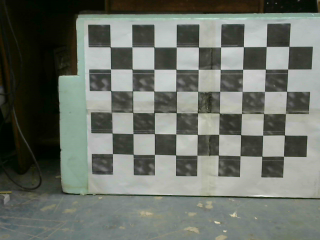
#> input picture calibration_images/left/chessboard-L0.png, 320 x 240 px; its folder holds only this picture in this run
$ python calibrate.py   (older library calls are emulated)
#> lines starting #> are read from the running program, lines starting #| are printed output that depends on the picture
import numpy as np # version: '1.14.0'
import cv2 # version: '3.1.0'
import glob
import pickle
import os


criteria = (cv2.TERM_CRITERIA_EPS + cv2.TERM_CRITERIA_MAX_ITER, 30, 0.001)
criteria_stereo= (cv2.TERM_CRITERIA_EPS + cv2.TERM_CRITERIA_MAX_ITER, 30, 0.001)
# Set root directory.
rootDir ='/home/kajal/Desktop/A/newstereo'
print('\nrootDir = {}\n'.format(rootDir))

# Set parameter directory.
dir_calib_parameter = '/home/kajal/Desktop/A/newstereo/calibration_params'
# Set original frames directory.
dir_original_L = '/home/kajal/Desktop/A/newstereo/calibration_images/left'
dir_original_R = '/home/kajal/Desktop/A/newstereo/calibration_images/right'
# Set calibration process frames directory.
dir_calib_process = '/home/kajal/Desktop/A/newstereo/calibrated_frames'
print (dir_original_L)

# Frames resolution.
widthPixel = 640
heightPixel = 480

# The inner corner numbers of calibration chessboard.
Nx = 9
Ny = 6

# prepare object points, like (0,0,0), (1,0,0), (2,0,0) ....,(6,5,0)
objp = np.zeros((Nx*Ny,3), np.float32)
objp[:,:2] = np.mgrid[0:Ny,0:Nx].T.reshape(-1,2)

# Arrays to store object points and image points from all the images.
objpoints = [] # 3d point in real world space
imgpointsL = [] # 2d points in image plane.
imgpointsR = [] # 2d points in image plane.

# Load original frames.
os.chdir(dir_original_L) # Change dir to the path of left frames.
imagesL = glob.glob('*.png') # Grab all jpg file names.
imagesL.sort() # Sort frame file names.
os.chdir(dir_original_R) # Change dir to the path of right frames.
imagesR = glob.glob('*.png') # Grab all jpg file names.
imagesR.sort() # Sort frame file names.

# Check if the number of images in two folders are same.
if len(imagesL) != len(imagesR):
    print('Error: the image numbers of left and right cameras must be the same!')
    exit()
n = 0
for i in range(len(imagesL)):
    # imgL = cv2.imread(imagesL[i])
    # imgR = cv2.imread(imagesR[i])
    # cv2.imshow("l",imgL)
    os.chdir(dir_original_L)
    imgL = cv2.imread(imagesL[i])
#> imgL is the input picture: shape (240, 320, 3); mean B, G, R 103.6, 112.2, 107
    os.chdir(dir_original_R)
    imgR = cv2.imread(imagesR[i])
    grayL = cv2.cvtColor(imgL,cv2.COLOR_BGR2GRAY)
    grayR = cv2.cvtColor(imgR,cv2.COLOR_BGR2GRAY)


    # Find the chess board corners for left camera.
    retL, cornersL = cv2.findChessboardCorners(grayL,(Ny,Nx),None)
#> retL = True; cornersL = 54 rows, first 8: [112.4, 153.5], [112.1, 133.1], [111.2, 112.9], [110.8, 90.55], [110.5, 69.07], [110.2, 46.81], [133, 154.4], [133, 133.7]
    # Find the chess board corners for right camera.
    retR, cornersR = cv2.findChessboardCorners(grayR,(Ny,Nx),None)
#> retR = True; cornersR has the same summary as cornersL

    # If both are found, add object points, image points (after refining them)
    if retL and retR:
        n += 1
        print('n = {}'.format(n))
        objpoints.append(objp)

        cornersL2 = cv2.cornerSubPix(grayL,cornersL,(11,11),(-1,-1),criteria)
#> cornersL2 = 54 rows, first 8: [112.5, 153.7], [112.1, 133], [111.4, 112.1], [110.4, 90.42], [110.5, 69.35], [110.2, 46.86], [133.2, 154.4], [133, 133.6]
        imgpointsL.append(cornersL2)

        cornersR2 = cv2.cornerSubPix(grayR,cornersR,(11,11),(-1,-1),criteria)
#> cornersR2 has the same summary as cornersL2
        imgpointsR.append(cornersR2)

        # [8 lines of commented-out code are left out]
        os.chdir(dir_calib_process)
        cv2.imwrite(imagesL[i] + '_cornersl.jpg', imgL)
        cv2.imwrite(imagesR[i] + '_cornersr.jpg', imgR)

cv2.waitKey(1) # Wait program to close the last window.
# Calculate the camera matrix, distortion coefficients, rotation and translation vectors etc.
print('Calculating the camera matrix, distortion coefficients, rotation and translation vectors...')

print('yess')
print(imgR.shape[::-1])
#| (3, 320, 240)
retR, mtxR, distR, rvecsR, tvecsR = cv2.calibrateCamera(objpoints,
                                                        imgpointsR,
                                                        (320,240),imgR.shape[2],None,None)
#> retR = 0.308; mtxR = [[507.1, 0, 136.6], [0, 513.6, 91.64], [0, 0, 1]]; distR = [[-0.0769, 4.41, -0.0081, -0.0164, -31.95]]; rvecsR = ([0.0691, 0.219, -1.57],); tvecsR = ([-1.15, 2.91, 24.01],)
print("before 1")
hR,wR= grayR.shape[:2]
#> hR = 240; wR = 320
OmtxR, roiR= cv2.getOptimalNewCameraMatrix(mtxR,distR,(wR,hR),1,(wR,hR))
#> OmtxR = [[470.4, 0, 129.5], [0, 457.8, 89.15], [0, 0, 1]]; roiR = (5, 9, 293, 211)

print("before 2")
print(imgL.shape[::-1])
#| (3, 320, 240)
retL, mtxL, distL, rvecsL, tvecsL = cv2.calibrateCamera(objpoints,
                                                        imgpointsL,
                                                        (320,240),imgL.shape[2],None,None)
#> retL = 0.308; mtxL = [[507.1, 0, 136.6], [0, 513.6, 91.64], [0, 0, 1]]; distL = [[-0.0769, 4.41, -0.0081, -0.0164, -31.95]]; rvecsL = ([0.0691, 0.219, -1.57],); tvecsL = ([-1.15, 2.91, 24.01],)
print("before 3")
hL,wL= grayL.shape[:2]
#> hL = 240; wL = 320
OmtxL, roiL= cv2.getOptimalNewCameraMatrix(mtxL,distL,(wL,hL),1,(wL,hL))
#> OmtxL = [[470.4, 0, 129.5], [0, 457.8, 89.15], [0, 0, 1]]; roiL = (5, 9, 293, 211)

print('Done.\n')

CamParasL = {'mtxL':mtxL, 'distL':distL, 'rvecsL':rvecsL, 'tvecsL':tvecsL}
#> CamParasL = {'mtxL': [[507.1, 0, 136.6], [0, 513.6, 91.64], [0, 0, 1]], 'distL': [[-0.0769, 4.41, -0.0081, -0.0164, -31.95]], 'rvecsL': ([0.0691, 0.219, -1.57],), 'tvecsL': ([-1.15, 2.91, 24.01],)}
CamParasR = {'mtxR':mtxR, 'distR':distR, 'rvecsR':rvecsR, 'tvecsR':tvecsR}
#> CamParasR = {'mtxR': [[507.1, 0, 136.6], [0, 513.6, 91.64], [0, 0, 1]], 'distR': [[-0.0769, 4.41, -0.0081, -0.0164, -31.95]], 'rvecsR': ([0.0691, 0.219, -1.57],), 'tvecsR': ([-1.15, 2.91, 24.01],)}

# Save calibration parameters.
print('Saving calibration parameters...')
os.chdir(dir_calib_parameter)

pickle.dump(CamParasL, open('CamParasL.p', 'wb') )
pickle.dump(CamParasR, open('CamParasR.p', 'wb') )
print('Done.\n')

# Load the dictionary back from the pickle file.
#CamParasStereo = pickle.load( open( 'CamParasStereo.p', 'rb' ) )
os.chdir(dir_calib_parameter)
CamParasL = pickle.load( open('CamParasL.p', 'rb' ) )
CamParasR = pickle.load( open('CamParasR.p', 'rb' ) )
CamParasL.keys()
CamParasR.keys()

# Restore calibration parameters from loaded dictionary.
mtxL = CamParasL['mtxL']
distL = CamParasL['distL']
rvecsL = CamParasL['rvecsL']
tvecsL = CamParasL['tvecsL']
mtxR = CamParasR['mtxR']
distR = CamParasR['distR']
rvecsR = CamParasR['rvecsR']
tvecsR = CamParasR['tvecsR']

# Stereo Calibration.
# cv2.stereoCalibrate Calculate the rectify parameters for stereo cameras.
print('Cacluating the rectify parameters for stereo cameras...')
# cv2.stereoRectify Computes the rotation matrices for each camera that(virtually) make both image planes the same plane. The function takes the matrices computed by stereoCalibrate() as imput.
'''
Usage:
rotationMatrixL, rotationMatrixR, projectionMatrixL, projectionMatrixR, disp2depthMappingMatrix, validPixROI1, validPixROI2 = cv2.stereoRectify(cameraMatrixL, distCoeffsL, cameraMatrixR, distCoeffsR, (widthPixel,heightPixel), rotationMatrix, translationVector, alpha=1, newImageSize=(0,0))
'''

flags = 0
flags |= cv2.CALIB_FIX_INTRINSIC
retS, MLS, dLS, MRS, dRS, R, T, E, F= cv2.stereoCalibrate(objpoints,
                                                          imgpointsL,
                                                          imgpointsR,
                                                          mtxL,
                                                          distL,
                                                          mtxR,
                                                          distR,
                                                          (320,240),
                                                          criteria_stereo,
                                                          flags)
#> retS = 0.308; MLS = [[507.1, 0, 136.6], [0, 513.6, 91.64], [0, 0, 1]]; dLS = [[-0.0769, 4.41, -0.0081, -0.0164, -31.95]]; MRS = [[507.1, 0, 136.6], [0, 513.6, 91.64], [0, 0, 1]]; dRS = [[-0.0769, 4.41, -0.0081, -0.0164, -31.95]]; R = [[1, 1.75e-15, -5.85e-17], [-1.75e-15, 1, 4.71e-16], [5.85e-17, -4.71e-16, 1]]; T = [2.43e-15, -1.95e-15, 8.42e-15]; E = [[1.46e-29, -8.42e-15, -1.95e-15], [8.42e-15, 1.59e-29, -2.43e-15], [1.95e-15, 2.43e-15, 1.03e-30]]; F = [[1.37e-05, -7.8e+09, -2.13e+11], [7.8e+09, 1.45e-05, -2.21e+12], [2.13e+11, 2.21e+12, 1]]

# StereoRectify function
rectify_scale=  1# if 0 image croped, if 1 image nor croped
RL, RR, PL, PR, Q, roiL, roiR= cv2.stereoRectify(MLS, dLS, MRS, dRS,
                                                 (320,240), R, T,
                                                 rectify_scale,(1,1))
#> RL = [[0.271, -0.217, 0.938], [0.217, 0.963, 0.16], [-0.938, 0.16, 0.308]]; RR has the same summary as RL; PL = [[513.6, 0, -6128.9, 0], [0, 513.6, -3746, 0], [0, 0, 1, 0]]; PR = [[513.6, 0, -6128.9, 4.61e-12], [0, 513.6, -3746, 0], [0, 0, 1, 0]]; Q = [[1, 0, 0, 6128.9], [0, 1, 0, 3746], [0, 0, 0, 513.6], [0, 0, -1.11e+14, 0]]; roiL = (0, 0, 0, 0); roiR = (0, 0, 0, 0)

# initUndistortRectifyMap function
mapxL, mapyL= cv2.initUndistortRectifyMap(MLS, dLS, RL, PL,
                                             (320,240), cv2.CV_16SC2)   # cv2.CV_16SC2 this format enables us the programme to work faster
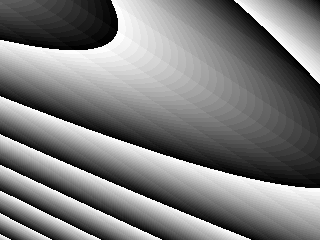
#> mapyL: shape (240, 320) uint16; min 0, max 1023, mean 500; drawn with min black and max white
mapxR, mapyR= cv2.initUndistortRectifyMap(MRS, dRS, RR, PR,
                                              (320,240), cv2.CV_16SC2)

print(mapxL.shape)
#| (240, 320, 2)
print(mapyR.shape)
#| (240, 320)

stereoRemap = {'mapxL':mapxL, 'mapyL':mapyL, 'mapxR':mapxR, 'mapyR':mapyR}
disp2depthMappingMatrix={'disp2depthMappingMatrix':Q}
#> disp2depthMappingMatrix = {'disp2depthMappingMatrix': [[1, 0, 0, 6128.9], [0, 1, 0, 3746], [0, 0, 0, 513.6], [0, 0, -1.11e+14, 0]]}

# Save calibration parameters.
print('Saving stereo remap matrices...')
os.chdir(dir_calib_parameter)
pickle.dump(stereoRemap, open('stereoRemap.p', 'wb' ) )
pickle.dump(disp2depthMappingMatrix, open('disp2depth.p', 'wb'))
print('Done.\n')

exit()
#> (the program exits here)

$ run again, on calibration_images/left/chessboard-L5.png
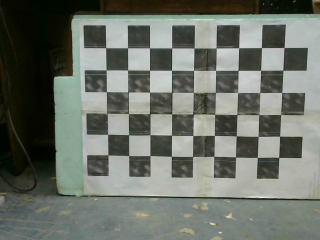
#> input picture calibration_images/left/chessboard-L5.png, 320 x 240 px
#> imgL is the input picture: shape (240, 320, 3); mean B, G, R 104.4, 113.3, 107.7
#> `retL, cornersL = cv2.findChessboardCorners(grayL,(Ny,Nx),None)`: retL = True; cornersL = 54 rows, first 8: [108, 154.8], [107.6, 134.5], [106.8, 113.8], [106.5, 91.55], [106.2, 69.91], [105.7, 47.82], [128.6, 155.5], [128.4, 134.8]
#> `retR, cornersR = cv2.findChessboardCorners(grayR,(Ny,Nx),None)`: retR = True; cornersR has the same summary as cornersL
#> cornersL2 = 54 rows, first 8: [107.9, 155.1], [107.6, 134.3], [106.9, 113.3], [106.2, 91.46], [106.1, 70.28], [105.6, 47.68], [128.6, 155.6], [128.6, 134.7]
#> cornersR2 has the same summary as cornersL2
#| (3, 320, 240)
#> `retR, mtxR, distR, rvecsR, tvecsR = cv2.calibrateCamera(objpoints, img..`: retR = 0.295; mtxR = [[466.8, 0, 159.4], [0, 459.8, 157.9], [0, 0, 1]]; distR = [[-0.0948, 1.1, -0.00638, -0.00945, -2.93]]; rvecsR = ([0.0646, 0.19, -1.56],); tvecsR = ([-2.44, -0.132, 22.07],)
#> `OmtxR, roiR= cv2.getOptimalNewCameraMatrix(mtxR,distR,(wR,hR),1,(wR,hR))`: OmtxR = [[465.8, 0, 157.7], [0, 458.4, 157.1], [0, 0, 1]]; roiR = (1, 2, 317, 236)
#| (3, 320, 240)
#> `retL, mtxL, distL, rvecsL, tvecsL = cv2.calibrateCamera(objpoints, img..`: retL = 0.295; mtxL = [[466.8, 0, 159.4], [0, 459.8, 157.9], [0, 0, 1]]; distL = [[-0.0948, 1.1, -0.00638, -0.00945, -2.93]]; rvecsL = ([0.0646, 0.19, -1.56],); tvecsL = ([-2.44, -0.132, 22.07],)
#> `OmtxL, roiL= cv2.getOptimalNewCameraMatrix(mtxL,distL,(wL,hL),1,(wL,hL))`: OmtxL = [[465.8, 0, 157.7], [0, 458.4, 157.1], [0, 0, 1]]; roiL = (1, 2, 317, 236)
#> CamParasL = {'mtxL': [[466.8, 0, 159.4], [0, 459.8, 157.9], [0, 0, 1]], 'distL': [[-0.0948, 1.1, -0.00638, -0.00945, -2.93]], 'rvecsL': ([0.0646, 0.19, -1.56],), 'tvecsL': ([-2.44, -0.132, 22.07],)}
#> CamParasR = {'mtxR': [[466.8, 0, 159.4], [0, 459.8, 157.9], [0, 0, 1]], 'distR': [[-0.0948, 1.1, -0.00638, -0.00945, -2.93]], 'rvecsR': ([0.0646, 0.19, -1.56],), 'tvecsR': ([-2.44, -0.132, 22.07],)}
#> retS = 0.295; MLS = [[466.8, 0, 159.4], [0, 459.8, 157.9], [0, 0, 1]]; dLS = [[-0.0948, 1.1, -0.00638, -0.00945, -2.93]]; MRS = [[466.8, 0, 159.4], [0, 459.8, 157.9], [0, 0, 1]]; dRS = [[-0.0948, 1.1, -0.00638, -0.00945, -2.93]]; R = [[1, 0, 0], [0, 1, 0], [0, 0, 1]]; T = [-3.98e-16, -6.67e-16, 4.19e-15]; E = [[0, -4.19e-15, -6.67e-16], [4.19e-15, 0, 3.98e-16], [6.67e-16, -3.98e-16, 0]]; F = [[0, -3.17e+11, 2.69e+13], [3.17e+11, 0, -3.65e+13], [-2.69e+13, 3.65e+13, 1]]
#> `RL, RR, PL, PR, Q, roiL, roiR= cv2.stereoRectify(MLS, dLS, MRS, dRS, (..`: RL = [[0.992, -0.0933, 0.0794], [0.0933, 0.156, -0.983], [0.0794, 0.983, 0.164]]; RR has the same summary as RL; PL = [[466.8, 0, 363.5, 0], [0, 466.8, -657.7, 0], [0, 0, 1, 0]]; PR = [[466.8, 0, 363.5, 0], [0, 466.8, -657.7, -1.99e-12], [0, 0, 1, 0]]; Q = [[1, 0, 0, -363.5], [0, 1, 0, 657.7], [0, 0, 0, 466.8], [0, 0, 2.34e+14, 0]]; roiL = (0, 0, 0, 0)
#> `mapxL, mapyL= cv2.initUndistortRectifyMap(MLS, dLS, RL, PL, (320,240),..`:
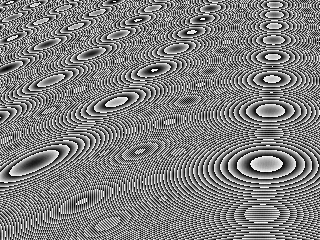
#> mapyL: shape (240, 320) uint16; min 0, max 1023, mean 511.8; drawn with min black and max white
#| (240, 320, 2)
#| (240, 320)
#> disp2depthMappingMatrix = {'disp2depthMappingMatrix': [[1, 0, 0, -363.5], [0, 1, 0, 657.7], [0, 0, 0, 466.8], [0, 0, 2.34e+14, 0]]}
